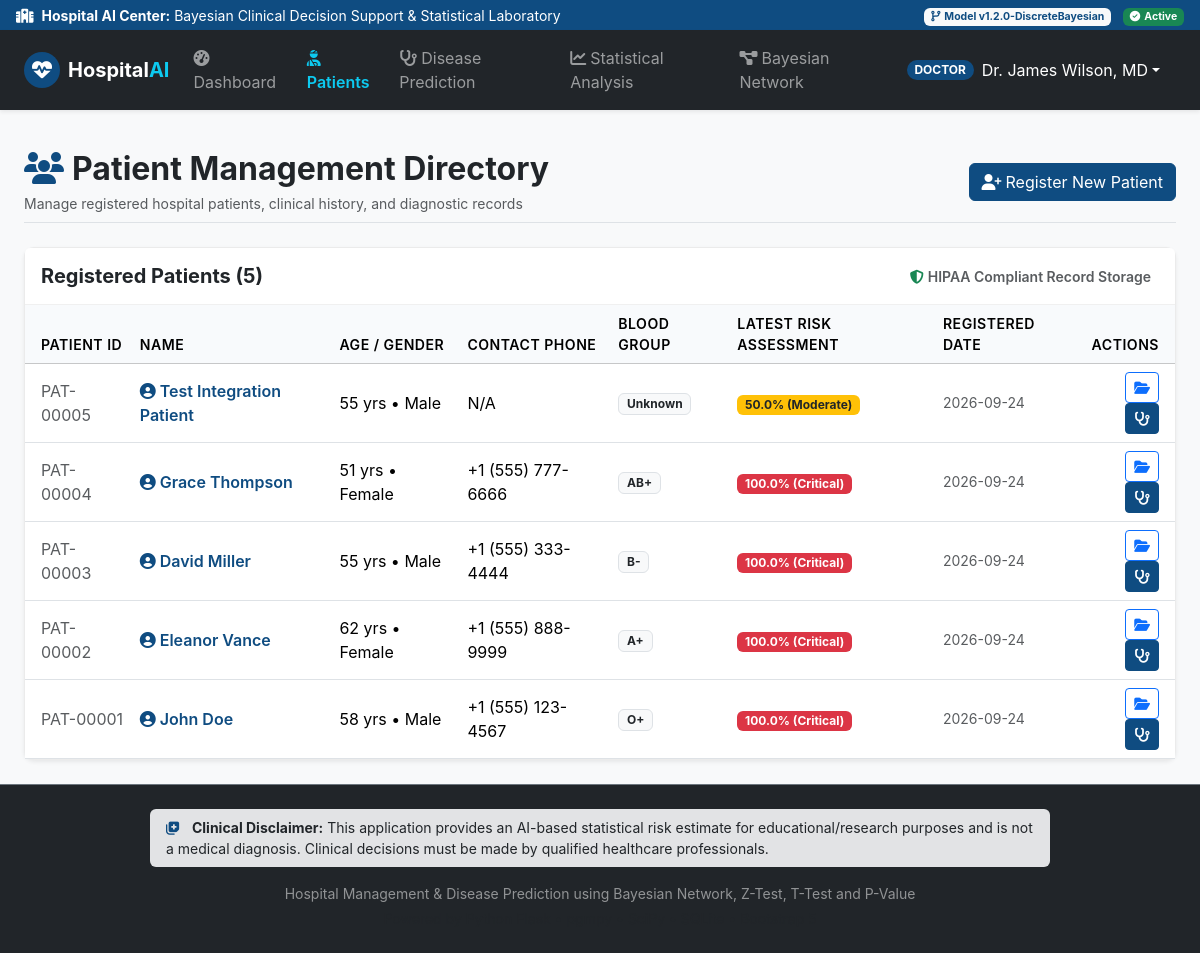
Screenshot of /patients (signed in) with the database file from the repository.
### database/models.py (models this page shows, shortened)
class User(UserMixin, db.Model):
    __tablename__ = 'users'
    id = db.Column(db.Integer, primary_key=True)
    name = db.Column(db.String(120), nullable=False)
    email = db.Column(db.String(120), unique=True, nullable=False, index=True)
    password_hash = db.Column(db.String(256), nullable=False)
    role = db.Column(db.String(20), nullable=False, default='patient')  # 'admin', 'doctor', 'patient'
    phone = db.Column(db.String(30))
    specialty = db.Column(db.String(100), default='General Medicine')
    is_active = db.Column(db.Boolean, default=True)
    created_at = db.Column(db.DateTime, default=datetime.utcnow)
    patient_profile = db.relationship('Patient', foreign_keys='Patient.user_id', backref='user_account', uselist=False)
    assigned_patients = db.relationship('Patient', foreign_keys='Patient.doctor_id', backref='primary_doctor', lazy=True)
    records_created = db.relationship('MedicalRecord', backref='attending_doctor', lazy=True)
    predictions_requested = db.relationship('Prediction', backref='evaluating_doctor', lazy=True)

class Patient(db.Model):
    __tablename__ = 'patients'
    id = db.Column(db.Integer, primary_key=True)
    user_id = db.Column(db.Integer, db.ForeignKey('users.id'), nullable=True)
    doctor_id = db.Column(db.Integer, db.ForeignKey('users.id'), nullable=True)
    name = db.Column(db.String(120), nullable=False)
    age = db.Column(db.Integer, nullable=False)
    gender = db.Column(db.String(20), nullable=False)  # 'Male', 'Female', 'Other'
    phone = db.Column(db.String(30))
    email = db.Column(db.String(120))
    address = db.Column(db.Text)
    emergency_contact = db.Column(db.String(100))
    blood_group = db.Column(db.String(10), default='Unknown')
    created_at = db.Column(db.DateTime, default=datetime.utcnow)
    medical_records = db.relationship('MedicalRecord', backref='patient', cascade='all, delete-orphan', order_by='desc(MedicalRecord.created_at)')
    predictions = db.relationship('Prediction', backref='patient', cascade='all, delete-orphan', order_by='desc(Prediction.prediction_date)')
    @property
    def latest_prediction(self):
        return self.predictions[0] if self.predictions else None

class Prediction(db.Model):
    __tablename__ = 'predictions'
    id = db.Column(db.Integer, primary_key=True)
    patient_id = db.Column(db.Integer, db.ForeignKey('patients.id'), nullable=False)
    doctor_id = db.Column(db.Integer, db.ForeignKey('users.id'), nullable=True)
    medical_record_id = db.Column(db.Integer, db.ForeignKey('medical_records.id'), nullable=True)
    disease_probability = db.Column(db.Float, nullable=False)      # e.g. 78.0 (%)
    no_disease_probability = db.Column(db.Float, nullable=False)   # e.g. 22.0 (%)
    risk_level = db.Column(db.String(30), nullable=False)          # 'Low', 'Moderate', 'High', 'Critical'
    important_features = db.Column(db.Text)                        # JSON serialized string
    model_version = db.Column(db.String(50), default='v1.2.0-DiscreteBayesian')
    prediction_date = db.Column(db.DateTime, default=datetime.utcnow)

### app.py (the view)
@app.route('/patients')
@login_required
def patients():
    if current_user.role == 'patient':
        patient = Patient.query.filter_by(user_id=current_user.id).first()
        if patient:
            return redirect(url_for('patient_detail', patient_id=patient.id))
        abort(403)
    patient_list = Patient.query.order_by(Patient.created_at.desc()).all()
    return render_template('patients.html', patients=patient_list)

### app.py (called while the page is built)
@login_manager.user_loader
def load_user(user_id):
    return db.session.get(User, int(user_id))

### templates/patients.html (shortened to what this page needs)
{% extends "base.html" %}
{% block content %}
<div class="container-fluid px-lg-4">
    <div class="d-flex flex-wrap justify-content-between align-items-center mb-4 pb-2 border-bottom">
        <div>
            <h2 class="fw-bold text-dark mb-1">
                <i class="fa-solid fa-users text-primary me-2"></i>Patient Management Directory
            </h2>
            <p class="text-muted small mb-0">Manage registered hospital patients, clinical history, and diagnostic records</p>
        </div>
        <div class="mt-3 mt-md-0">
            <button class="btn btn-primary" data-bs-toggle="modal" data-bs-target="#registerPatientModal">
                <i class="fa-solid fa-user-plus me-1"></i>Register New Patient
            </button>
        </div>
    </div>
    <div class="card shadow-sm">
        <div class="card-header bg-white py-3">
            <div class="row g-2 align-items-center">
                <div class="col-md-4">
                    <h5 class="mb-0 fw-bold text-dark">Registered Patients ({{ patients|length }})</h5>
                </div>
                <div class="col-md-8 text-md-end">
                    <span class="small text-muted me-2"><i class="fa-solid fa-shield-halved text-success me-1"></i>HIPAA Compliant Record Storage</span>
                </div>
            </div>
        </div>
        <div class="table-responsive">
            <table class="table table-hover align-middle mb-0">
                <thead class="table-light">
                    <tr>
                        <th class="ps-3">Patient ID</th>
                        <th>Name</th>
                        <th>Age / Gender</th>
                        <th>Contact Phone</th>
                        <th>Blood Group</th>
                        <th>Latest Risk Assessment</th>
                        <th>Registered Date</th>
                        <th class="text-end pe-3">Actions</th>
                    </tr>
                </thead>
                <tbody>
                    {% if patients %}
                        {% for pt in patients %}
                            <tr>
                                <td class="ps-3 fw-mono text-muted">PAT-{{ "%05d"|format(pt.id) }}</td>
                                <td class="fw-semibold">
                                    <a href="{{ url_for('patient_detail', patient_id=pt.id) }}" class="text-decoration-none text-primary">
                                        <i class="fa-solid fa-user-circle me-1"></i>{{ pt.name }}
                                    </a>
                                </td>
                                <td>{{ pt.age }} yrs &bull; {{ pt.gender }}</td>
                                <td>{{ pt.phone or 'N/A' }}</td>
                                <td><span class="badge bg-light text-dark border">{{ pt.blood_group }}</span></td>
                                <td>
                                    {% if pt.latest_prediction %}
                                        <span class="badge {% if pt.latest_prediction.disease_probability >= 70 %}bg-danger{% elif pt.latest_prediction.disease_probability >= 40 %}bg-warning text-dark{% else %}bg-success{% endif %}">
                                            {{ pt.latest_prediction.disease_probability }}% ({{ pt.latest_prediction.risk_level }})
                                        </span>
                                    {% else %}
                                        <span class="badge bg-secondary">No Tests Yet</span>
                                    {% endif %}
                                </td>
                                <td class="small text-muted">{{ pt.created_at.strftime('%Y-%m-%d') }}</td>
                                <td class="text-end pe-3">
                                    <a href="{{ url_for('patient_detail', patient_id=pt.id) }}" class="btn btn-sm btn-outline-primary" title="View Patient Details">
                                        <i class="fa-solid fa-folder-open"></i>
                                    </a>
                                    <a href="{{ url_for('predict', patient_id=pt.id) }}" class="btn btn-sm btn-primary" title="Run Disease Risk Prediction">
                                        <i class="fa-solid fa-stethoscope"></i>
                                    </a>
                                </td>
                            </tr>
                        {% endfor %}
                    {% endif %}
                </tbody>
            </table>
        </div>
    </div>
</div>
{% endblock %}

### templates/base.html (shortened to what this page needs)
<!DOCTYPE html>
<html lang="en">
<head>
    <link href="https://cdn.jsdelivr.net/npm/bootstrap@5.3.3/dist/css/bootstrap.min.css" rel="stylesheet">
    <link href="https://cdnjs.cloudflare.com/ajax/libs/font-awesome/6.5.1/css/all.min.css" rel="stylesheet">
    <link href="{{ url_for('static', filename='css/custom.css') }}" rel="stylesheet">
</head>
<body class="bg-light d-flex flex-column min-vh-100">
    <div class="bg-primary text-white py-1 px-3 small d-flex justify-content-between align-items-center">
        <div>
            <i class="fa-solid fa-hospital me-2"></i><strong>Hospital AI Center:</strong> Bayesian Clinical Decision Support & Statistical Laboratory
        </div>
        <div class="d-none d-md-block">
            <span class="badge bg-light text-primary me-2"><i class="fa-solid fa-code-branch me-1"></i>Model {{ config.MODEL_VERSION if config else 'v1.2.0' }}</span>
            <span class="badge bg-success"><i class="fa-solid fa-circle-check me-1"></i>Active</span>
        </div>
    </div>
    <nav class="navbar navbar-expand-lg navbar-dark bg-dark shadow-sm sticky-top">
        <div class="container-fluid px-lg-4">
            <a class="navbar-brand fw-bold d-flex align-items-center" href="{{ url_for('dashboard') }}">
                <span class="p-2 bg-primary rounded-circle me-2 text-white d-inline-flex align-items-center justify-content-center" style="width:36px; height:36px;">
                    <i class="fa-solid fa-heart-pulse"></i>
                </span>
                <span>Hospital<span class="text-info">AI</span></span>
            </a>
            <div class="collapse navbar-collapse" id="navbarContent">
                <ul class="navbar-nav me-auto mb-2 mb-lg-0">
                    {% if current_user.is_authenticated %}
                        <li class="nav-item">
                            <a class="nav-link {% if request.endpoint == 'dashboard' %}active text-info fw-semibold{% endif %}" href="{{ url_for('dashboard') }}">
                                <i class="fa-solid fa-gauge-high me-1"></i>Dashboard
                            </a>
                        </li>
                        {% if current_user.role in ['admin', 'doctor'] %}
                            <li class="nav-item">
                                <a class="nav-link {% if request.endpoint == 'patients' or request.endpoint == 'patient_detail' %}active text-info fw-semibold{% endif %}" href="{{ url_for('patients') }}">
                                    <i class="fa-solid fa-user-injured me-1"></i>Patients
                                </a>
                            </li>
                            <li class="nav-item">
                                <a class="nav-link {% if request.endpoint == 'predict' %}active text-info fw-semibold{% endif %}" href="{{ url_for('predict') }}">
                                    <i class="fa-solid fa-stethoscope me-1"></i>Disease Prediction
                                </a>
                            </li>
                        {% endif %}
                        <li class="nav-item">
                            <a class="nav-link {% if request.endpoint == 'statistics_page' %}active text-info fw-semibold{% endif %}" href="{{ url_for('statistics_page') }}">
                                <i class="fa-solid fa-chart-line me-1"></i>Statistical Analysis
                            </a>
                        </li>
                        <li class="nav-item">
                            <a class="nav-link {% if request.endpoint == 'bayesian_network_page' %}active text-info fw-semibold{% endif %}" href="{{ url_for('bayesian_network_page') }}">
                                <i class="fa-solid fa-diagram-project me-1"></i>Bayesian Network
                            </a>
                        </li>
                    {% endif %}
                </ul>
                <ul class="navbar-nav ms-auto align-items-center">
                    {% if current_user.is_authenticated %}
                        <li class="nav-item dropdown me-2">
                            <a class="nav-link dropdown-toggle text-white d-flex align-items-center" href="#" role="button" data-bs-toggle="dropdown">
                                <span class="badge rounded-pill me-2 {% if current_user.role == 'admin' %}bg-danger{% elif current_user.role == 'doctor' %}bg-primary{% else %}bg-success{% endif %}">
                                    {{ current_user.role.upper() }}
                                </span>
                                <span>{{ current_user.name }}</span>
                            </a>
                        </li>
                    {% endif %}
                </ul>
            </div>
        </div>
    </nav>
    <main class="flex-grow-1 py-4">
        {% block content %}{% endblock %}
    </main>
    <footer class="bg-dark text-white-50 py-4 mt-auto border-top border-secondary">
        <div class="container text-center">
            <div class="alert alert-secondary text-dark border-0 small py-2 px-3 mb-3 d-inline-block text-start" style="max-width: 900px;">
                <i class="fa-solid fa-notes-medical text-primary me-2"></i>
                <strong>Clinical Disclaimer:</strong> This application provides an AI-based statistical risk estimate for educational/research purposes and is not a medical diagnosis. Clinical decisions must be made by qualified healthcare professionals.
            </div>
            <p class="mb-1 small">
                Hospital Management & Disease Prediction using Bayesian Network, Z-Test, T-Test and P-Value
            </p>
            <p class="small text-muted mb-0">
            </p>
        </div>
    </footer>
</body>
</html>

### static/css/custom.css (style rules this page uses)
:root { --primary-blue: #0f4c81; --medical-teal: #00a896; --warning-orange: #fd7e14; --danger-crimson: #dc3545; --card-shadow: 0 4px 12px rgba(15, 76, 129, 0.08); }
body { font-family: -apple-system, BlinkMacSystemFont, "Segoe UI", Roboto, "Helvetica Neue", Arial, sans-serif; color: #2c3e50; background-color: #f4f7f9; }
.card { border-radius: 10px; border: 1px solid rgba(0, 0, 0, 0.08); box-shadow: var(--card-shadow); transition: transform 0.15s ease, box-shadow 0.15s ease; }
.card-header { background-color: #ffffff; border-bottom: 1px solid rgba(0, 0, 0, 0.06); font-weight: 600; }
.btn-primary { background-color: var(--primary-blue); border-color: var(--primary-blue); }
.bg-primary { background-color: var(--primary-blue) !important; }
.text-primary { color: var(--primary-blue) !important; }
.table th { font-weight: 600; font-size: 0.88rem; text-transform: uppercase; letter-spacing: 0.5px; background-color: #f8fafc; }

### rows the page displays
User: role "DOCTOR", name "Dr. James Wilson, MD"
Patient: id "00005", name "Test Integration Patient", age "55", gender "Male", phone "N/A", blood_group "Unknown", latest_prediction.disease_probability "50.0", latest_prediction.risk_level "Moderate", created_at "2026-09-24"
Patient: id "00004", name "Grace Thompson", age "51", gender "Female", phone "+1 (555) 777-6666", blood_group "AB+", latest_prediction.disease_probability "100.0", latest_prediction.risk_level "Critical", created_at "2026-09-24"
Patient: id "00003", name "David Miller", age "55", gender "Male", phone "+1 (555) 333-4444", blood_group "B-", latest_prediction.disease_probability "100.0", latest_prediction.risk_level "Critical", created_at "2026-09-24"
Patient: id "00002", name "Eleanor Vance", age "62", gender "Female", phone "+1 (555) 888-9999", blood_group "A+", latest_prediction.disease_probability "100.0", latest_prediction.risk_level "Critical", created_at "2026-09-24"
Patient: id "00001", name "John Doe", age "58", gender "Male", phone "+1 (555) 123-4567", blood_group "O+", latest_prediction.disease_probability "100.0", latest_prediction.risk_level "Critical", created_at "2026-09-24"

### other values shown
{{ config.MODEL_VERSION if config else 'v1.2.0' }} "v1.2.0-DiscreteBayesian"
{{ patients|length }} "5"
